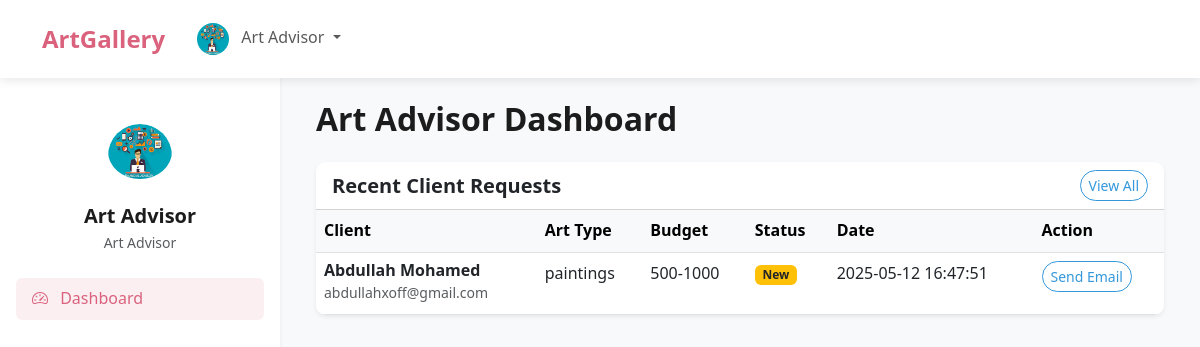
Page /admin/advisor-dashboard.php on the committed database.
### tables this page shows
CREATE TABLE `advisor_requests` (
  `id` int(11) NOT NULL,
  `name` varchar(100) NOT NULL,
  `email` varchar(100) NOT NULL,
  `art_types` text DEFAULT NULL,
  `budget_range` varchar(50) DEFAULT NULL,
  `display_space` varchar(100) DEFAULT NULL,
  `space_description` text DEFAULT NULL,
  `created_at` timestamp NOT NULL DEFAULT current_timestamp()
);

### admin/advisor-dashboard.php (the view, shortened to what this page needs)
<!DOCTYPE html>
<html lang="en">
<head>
    <link href="https://cdn.jsdelivr.net/npm/bootstrap@5.3.0-alpha1/dist/css/bootstrap.min.css" rel="stylesheet">
    <link rel="stylesheet" href="https://cdn.jsdelivr.net/npm/bootstrap-icons@1.10.3/font/bootstrap-icons.css">
    <link rel="stylesheet" href="../assets/css/style.css">
</head>
<body>
    <?php
    include 'includes/conn.php';
    ?>
    <nav class="navbar navbar-expand-lg navbar-light fixed-top">
        <div class="container">
            <a class="navbar-brand" href="index.html">ArtGallery</a>
            <div class="collapse navbar-collapse" id="navbarNav">
                <ul class="navbar-nav">
                    <li class="nav-item dropdown">
                        <a class="nav-link dropdown-toggle" href="#" id="navbarDropdown" role="button" data-bs-toggle="dropdown">
                            <img src="../assets/imgs/advisor.jpeg" alt="Profile" class="rounded-circle" width="32" height="32">
                            <span class="ms-2">Art Advisor</span>
                        </a>
                    </li>
                </ul>
            </div>
        </div>
    </nav>
    <div class="d-flex">
        <div class="sidebar bg-white shadow-sm pt-5">
            <div class="text-center mb-4">
                <div class="avatar-container mb-3">
                    <img src="../assets/imgs/advisor.jpeg" alt="Advisor Profile" class="img-fluid rounded-circle">
                </div>
                <h5 class="mb-1">Art Advisor</h5>
                <p class="text-muted small">Art Advisor</p>
            </div>
            <ul class="nav flex-column px-3">
                <li class="nav-item">
                    <a class="nav-link active" href="advisor-dashboard.html">
                        <i class="bi bi-speedometer2 me-2"></i> Dashboard
                    </a>
                </li>
            </ul>
        </div>
        <div class="main-content p-4 bg-light">
            <div class="container-fluid">
                <div class="d-flex justify-content-between align-items-center mb-4">
                    <h2 class="mb-0">Art Advisor Dashboard</h2>
                </div>
                <div class="row mb-4">
                    <div class="col-lg-12 mb-4 mb-lg-0">
                        <div class="card border-0 shadow-sm">
                            <div class="card-header bg-white d-flex justify-content-between align-items-center">
                                <h5 class="mb-0">Recent Client Requests</h5>
                                <a href="advisor-requests.html" class="btn btn-sm btn-outline-primary">View All</a>
                            </div>
                            <div class="card-body p-0">
                                <div class="table-responsive">
                                    <table class="table table-hover mb-0">
                                        <thead class="table-light">
                                            <tr>
                                                <th>Client</th>
                                                <th>Art Type</th>
                                                <th>Budget</th>
                                                <th>Status</th>
                                                <th>Date</th>
                                                <th>Action</th>
                                            </tr>
                                        </thead>
                                        <tbody>
                                            <?php
                                            $sql = "SELECT * FROM advisor_requests";
                                            $result = mysqli_query($conn, $sql);
                                            while ($row = mysqli_fetch_assoc($result)) {
                                            ?>
                                                <tr>
                                                    <td>
                                                        <div class="d-flex align-items-center">
                                                            <div>
                                                                <h6 class="mb-0"><?php echo $row['name'] ?></h6>
                                                                <small class="text-muted"><?php echo $row['email'] ?></small>
                                                            </div>
                                                        </div>
                                                    </td>
                                                    <td><?php echo $row['art_types'] ?></td>
                                                    <td><?php echo $row['budget_range'] ?></td>
                                                    <td><span class="badge bg-warning text-dark">New</span></td>
                                                    <td><?php echo $row['created_at'] ?></td>
                                                    <td>
                                                        <a href="https://mail.google.com/mail/?view=cm&fs=1&to=<?php echo urlencode($row['email']); ?>&su=Your%20Requested%20Info&body=Hello,%20here%20is%20your%20requested%20content..." target="_blank" class="btn btn-sm btn-outline-primary">Send Email</a>
                                                    </td>
                                                </tr>
                                            <?php
                                            }
                                            ?>
                                        </tbody>
                                    </table>
                                </div>
                            </div>
                        </div>
                    </div>
                </div>
            </div>
        </div>
    </div>
</body>
</html>

### assets/css/style.css (style rules this page uses)
:root { --primary-color: #da627d; --primary-color-hover: #c55570; --secondary-color: #eae7dc; --main-bg-color: #f5f5f3; --primary-text: #1c1c1c; --secondary-text: #5f5f5f; --error-color: #d72638; }
body { font-family: "Segoe UI", Tahoma, Geneva, Verdana, sans-serif; background-color: var(--main-bg-color); color: var(--primary-text); padding-top: 76px; line-height: 1.6; }
h1, h2, h3, h4, h5, h6 { font-weight: 600; }
a { color: var(--primary-color); transition: color 0.3s ease; }
.btn-outline-primary { color: var(--primary-color); border-color: var(--primary-color); }
.navbar { background-color: white; box-shadow: 0 2px 10px rgba(0, 0, 0, 0.1); padding: 15px 0; }
.navbar-brand { font-weight: 700; font-size: 1.5rem; color: var(--primary-color); }
.nav-link { font-weight: 500; padding: 0.5rem 1rem !important; }
.nav-link.active { color: var(--primary-color) !important; font-weight: 500; }
.btn-sm { font-size: 14px; }
.btn-outline-primary { border: 1px solid #3498db; color: #3498db; }
.btn-sm { border-radius: 25px; }
.sidebar { width: 280px; height: 100vh; position: fixed; overflow-y: auto; z-index: 1000; }
.sidebar .nav-link { color: var(--secondary-text); padding: 0.5rem 1rem; border-radius: 0.375rem; }
.sidebar .nav-link.active { background-color: rgba(218, 98, 125, 0.1); color: var(--primary-color); font-weight: 500; }
.main-content { margin-left: 280px; width: calc(100% - 280px); min-height: 100vh; }
.avatar-container { width: 64px; height: 64px; overflow: hidden; border-radius: 50%; margin: 0 auto; }
.card { border-radius: 10px; overflow: hidden; }
.card-header, .card-footer { background-color: transparent; }

### rows in the picture
advisor_requests: name "Abdullah Mohamed", email "abdullahxoff@gmail.com", art_types "paintings", budget_range "500-1000", created_at "2025-05-12 16:47:51"
